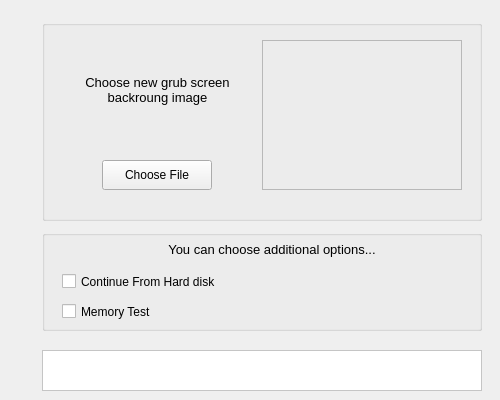
<ui version="4.0" >
 <class>widgetGrub</class>
 <widget class="QWidget" name="widgetGrub" >
  <property name="geometry" >
   <rect>
    <x>0</x>
    <y>0</y>
    <width>500</width>
    <height>400</height>
   </rect>
  </property>
  <property name="windowTitle" >
   <string>Grub Settings</string>
  </property>
  <widget class="QGroupBox" name="groupBox" >
   <property name="geometry" >
    <rect>
     <x>42</x>
     <y>20</y>
     <width>440</width>
     <height>201</height>
    </rect>
   </property>
   <property name="autoFillBackground" >
    <bool>false</bool>
   </property>
   <property name="title" >
    <string/>
   </property>
   <widget class="QLabel" name="labelBack" >
    <property name="geometry" >
     <rect>
      <x>220</x>
      <y>20</y>
      <width>200</width>
      <height>150</height>
     </rect>
    </property>
    <property name="frameShape" >
     <enum>QFrame::StyledPanel</enum>
    </property>
    <property name="frameShadow" >
     <enum>QFrame::Sunken</enum>
    </property>
    <property name="text" >
     <string/>
    </property>
    <property name="scaledContents" >
     <bool>true</bool>
    </property>
    <property name="alignment" >
     <set>Qt::AlignCenter</set>
    </property>
   </widget>
   <widget class="QPushButton" name="buttonOpen" >
    <property name="geometry" >
     <rect>
      <x>60</x>
      <y>140</y>
      <width>110</width>
      <height>30</height>
     </rect>
    </property>
    <property name="text" >
     <string>Choose File</string>
    </property>
   </widget>
   <widget class="QLabel" name="labelDesc" >
    <property name="geometry" >
     <rect>
      <x>20</x>
      <y>20</y>
      <width>191</width>
      <height>101</height>
     </rect>
    </property>
    <property name="text" >
     <string>&lt;!DOCTYPE HTML PUBLIC "-//W3C//DTD HTML 4.0//EN" "http://www.w3.org/TR/REC-html40/strict.dtd">
&lt;html>&lt;head>&lt;meta name="qrichtext" content="1" />&lt;style type="text/css">
p, li { white-space: pre-wrap; }
&lt;/style>&lt;/head>&lt;body style=" font-family:'Sans Serif'; font-size:10pt; font-weight:400; font-style:normal;">
&lt;p align="center" style=" margin-top:0px; margin-bottom:0px; margin-left:0px; margin-right:0px; -qt-block-indent:0; text-indent:0px;">Choose new grub screen&lt;/p>
&lt;p align="center" style=" margin-top:0px; margin-bottom:0px; margin-left:0px; margin-right:0px; -qt-block-indent:0; text-indent:0px;">backroung image&lt;/p>&lt;/body>&lt;/html></string>
    </property>
   </widget>
  </widget>
  <widget class="QGroupBox" name="groupBox_2" >
   <property name="geometry" >
    <rect>
     <x>42</x>
     <y>230</y>
     <width>440</width>
     <height>101</height>
    </rect>
   </property>
   <property name="title" >
    <string/>
   </property>
   <widget class="QLabel" name="label" >
    <property name="geometry" >
     <rect>
      <x>10</x>
      <y>10</y>
      <width>440</width>
      <height>20</height>
     </rect>
    </property>
    <property name="text" >
     <string>&lt;!DOCTYPE HTML PUBLIC "-//W3C//DTD HTML 4.0//EN" "http://www.w3.org/TR/REC-html40/strict.dtd">
&lt;html>&lt;head>&lt;meta name="qrichtext" content="1" />&lt;style type="text/css">
p, li { white-space: pre-wrap; }
&lt;/style>&lt;/head>&lt;body style=" font-family:'Sans Serif'; font-size:10pt; font-weight:400; font-style:normal;">
&lt;p align="center" style=" margin-top:0px; margin-bottom:0px; margin-left:0px; margin-right:0px; -qt-block-indent:0; text-indent:0px;">You can choose additional options...&lt;/p>&lt;/body>&lt;/html></string>
    </property>
   </widget>
   <widget class="QCheckBox" name="checkContinue" >
    <property name="geometry" >
     <rect>
      <x>20</x>
      <y>40</y>
      <width>181</width>
      <height>23</height>
     </rect>
    </property>
    <property name="text" >
     <string>Continue From Hard disk</string>
    </property>
   </widget>
   <widget class="QCheckBox" name="checkMemory" >
    <property name="geometry" >
     <rect>
      <x>20</x>
      <y>70</y>
      <width>171</width>
      <height>23</height>
     </rect>
    </property>
    <property name="text" >
     <string>Memory Test</string>
    </property>
   </widget>
  </widget>
  <widget class="QFrame" name="frameError" >
   <property name="geometry" >
    <rect>
     <x>42</x>
     <y>350</y>
     <width>440</width>
     <height>41</height>
    </rect>
   </property>
   <property name="autoFillBackground" >
    <bool>false</bool>
   </property>
   <property name="styleSheet" >
    <string notr="true" >background-color: white; color: red;</string>
   </property>
   <property name="frameShape" >
    <enum>QFrame::StyledPanel</enum>
   </property>
   <property name="frameShadow" >
    <enum>QFrame::Raised</enum>
   </property>
   <widget class="QLabel" name="labelError" >
    <property name="geometry" >
     <rect>
      <x>20</x>
      <y>5</y>
      <width>400</width>
      <height>31</height>
     </rect>
    </property>
    <property name="text" >
     <string/>
    </property>
    <property name="alignment" >
     <set>Qt::AlignCenter</set>
    </property>
   </widget>
  </widget>
 </widget>
 <resources/>
 <connections/>
</ui>
